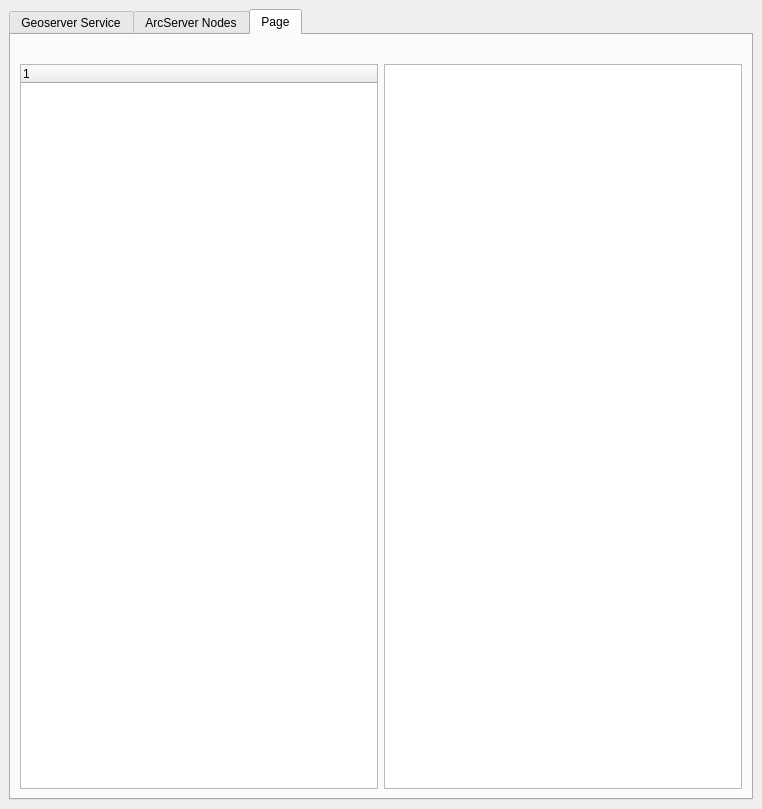
<?xml version="1.0" encoding="UTF-8"?>
<ui version="4.0">
 <class>grDataDockWidgetBase</class>
 <widget class="QDockWidget" name="grDataDockWidgetBase">
  <property name="geometry">
   <rect>
    <x>0</x>
    <y>0</y>
    <width>762</width>
    <height>809</height>
   </rect>
  </property>
  <property name="sizePolicy">
   <sizepolicy hsizetype="Preferred" vsizetype="Expanding">
    <horstretch>0</horstretch>
    <verstretch>100</verstretch>
   </sizepolicy>
  </property>
  <property name="windowTitle">
   <string>Greek Data</string>
  </property>
  <widget class="QWidget" name="dockWidgetContents">
   <layout class="QGridLayout" name="gridLayout">
    <property name="verticalSpacing">
     <number>6</number>
    </property>
    <item row="0" column="0">
     <widget class="QTabWidget" name="tabWidget">
      <property name="tabPosition">
       <enum>QTabWidget::North</enum>
      </property>
      <property name="tabShape">
       <enum>QTabWidget::Rounded</enum>
      </property>
      <property name="currentIndex">
       <number>2</number>
      </property>
      <property name="documentMode">
       <bool>false</bool>
      </property>
      <widget class="QWidget" name="custom_geoserver_tab">
       <property name="enabled">
        <bool>true</bool>
       </property>
       <attribute name="title">
        <string>Geoserver Service</string>
       </attribute>
       <layout class="QGridLayout" name="gridLayout_31">
        <item row="0" column="0">
         <layout class="QGridLayout" name="gridLayout_21">
          <item row="1" column="1" colspan="9">
           <widget class="Line" name="line_3">
            <property name="enabled">
             <bool>true</bool>
            </property>
            <property name="sizePolicy">
             <sizepolicy hsizetype="Expanding" vsizetype="Fixed">
              <horstretch>0</horstretch>
              <verstretch>0</verstretch>
             </sizepolicy>
            </property>
            <property name="orientation">
             <enum>Qt::Horizontal</enum>
            </property>
           </widget>
          </item>
          <item row="2" column="1" colspan="9">
           <widget class="QWidget" name="widget_9" native="true">
            <layout class="QGridLayout" name="gridLayout_22">
             <property name="leftMargin">
              <number>0</number>
             </property>
             <property name="topMargin">
              <number>0</number>
             </property>
             <property name="rightMargin">
              <number>0</number>
             </property>
             <property name="bottomMargin">
              <number>0</number>
             </property>
             <item row="0" column="0">
              <widget class="QSplitter" name="splitter_4">
               <property name="orientation">
                <enum>Qt::Horizontal</enum>
               </property>
               <widget class="QWidget" name="widget_10" native="true">
                <layout class="QGridLayout" name="gridLayout_23">
                 <item row="0" column="0">
                  <layout class="QGridLayout" name="gridLayout_24">
                   <property name="leftMargin">
                    <number>9</number>
                   </property>
                   <property name="topMargin">
                    <number>9</number>
                   </property>
                   <property name="rightMargin">
                    <number>9</number>
                   </property>
                   <property name="bottomMargin">
                    <number>9</number>
                   </property>
                   <item row="0" column="0">
                    <widget class="QLabel" name="label_6">
                     <property name="font">
                      <font>
                       <weight>75</weight>
                       <bold>true</bold>
                      </font>
                     </property>
                     <property name="text">
                      <string>Filter : </string>
                     </property>
                    </widget>
                   </item>
                   <item row="0" column="1">
                    <widget class="QLineEdit" name="custom_geoserver_search_line">
                     <property name="text">
                      <string/>
                     </property>
                     <property name="frame">
                      <bool>true</bool>
                     </property>
                     <property name="dragEnabled">
                      <bool>false</bool>
                     </property>
                     <property name="clearButtonEnabled">
                      <bool>false</bool>
                     </property>
                    </widget>
                   </item>
                   <item row="1" column="0" colspan="2">
                    <widget class="QListWidget" name="custom_geoserver_list">
                     <property name="sizePolicy">
                      <sizepolicy hsizetype="Expanding" vsizetype="Expanding">
                       <horstretch>0</horstretch>
                       <verstretch>16</verstretch>
                      </sizepolicy>
                     </property>
                     <property name="toolTip">
                      <string/>
                     </property>
                     <property name="alternatingRowColors">
                      <bool>true</bool>
                     </property>
                     <property name="modelColumn">
                      <number>0</number>
                     </property>
                     <property name="sortingEnabled">
                      <bool>true</bool>
                     </property>
                    </widget>
                   </item>
                  </layout>
                 </item>
                </layout>
               </widget>
               <widget class="QWidget" name="widget_11" native="true">
                <layout class="QGridLayout" name="gridLayout_25">
                 <item row="0" column="0">
                  <widget class="QSplitter" name="splitter_5">
                   <property name="orientation">
                    <enum>Qt::Vertical</enum>
                   </property>
                   <widget class="QWidget" name="widget_12" native="true">
                    <layout class="QGridLayout" name="gridLayout_26">
                     <item row="0" column="0">
                      <layout class="QGridLayout" name="gridLayout_27">
                       <item row="0" column="0">
                        <widget class="QCheckBox" name="custom_geoserver_details_checkbox">
                         <property name="font">
                          <font>
                           <pointsize>9</pointsize>
                           <weight>75</weight>
                           <bold>true</bold>
                          </font>
                         </property>
                         <property name="text">
                          <string>Layer Details</string>
                         </property>
                         <property name="checked">
                          <bool>true</bool>
                         </property>
                        </widget>
                       </item>
                       <item row="0" column="1">
                        <widget class="QLabel" name="custom_geoserver_loading_label">
                         <property name="enabled">
                          <bool>true</bool>
                         </property>
                         <property name="font">
                          <font>
                           <weight>50</weight>
                           <bold>false</bold>
                           <underline>false</underline>
                           <strikeout>false</strikeout>
                          </font>
                         </property>
                         <property name="styleSheet">
                          <string notr="true">color: rgb(105, 198, 255);</string>
                         </property>
                         <property name="text">
                          <string>Loading . . .</string>
                         </property>
                         <property name="alignment">
                          <set>Qt::AlignRight|Qt::AlignTrailing|Qt::AlignVCenter</set>
                         </property>
                        </widget>
                       </item>
                       <item row="2" column="0" colspan="2">
                        <widget class="QTreeWidget" name="custom_geoserver_details_tree">
                         <property name="enabled">
                          <bool>true</bool>
                         </property>
                         <property name="font">
                          <font>
                           <weight>75</weight>
                           <bold>true</bold>
                          </font>
                         </property>
                         <property name="alternatingRowColors">
                          <bool>true</bool>
                         </property>
                         <property name="animated">
                          <bool>false</bool>
                         </property>
                         <property name="columnCount">
                          <number>1</number>
                         </property>
                         <attribute name="headerVisible">
                          <bool>false</bool>
                         </attribute>
                         <attribute name="headerCascadingSectionResizes">
                          <bool>false</bool>
                         </attribute>
                         <attribute name="headerHighlightSections">
                          <bool>false</bool>
                         </attribute>
                         <column>
                          <property name="text">
                           <string notr="true">1</string>
                          </property>
                         </column>
                        </widget>
                       </item>
                       <item row="1" column="0" colspan="2">
                        <widget class="QLabel" name="custom_geoserver_layer_description_label">
                         <property name="sizePolicy">
                          <sizepolicy hsizetype="Expanding" vsizetype="Preferred">
                           <horstretch>0</horstretch>
                           <verstretch>0</verstretch>
                          </sizepolicy>
                         </property>
                         <property name="text">
                          <string/>
                         </property>
                         <property name="wordWrap">
                          <bool>true</bool>
                         </property>
                        </widget>
                       </item>
                      </layout>
                     </item>
                    </layout>
                   </widget>
                   <widget class="QWidget" name="widget_13" native="true">
                    <layout class="QGridLayout" name="gridLayout_28">
                     <item row="0" column="0">
                      <layout class="QGridLayout" name="gridLayout_29">
                       <property name="leftMargin">
                        <number>9</number>
                       </property>
                       <property name="topMargin">
                        <number>9</number>
                       </property>
                       <property name="rightMargin">
                        <number>9</number>
                       </property>
                       <property name="bottomMargin">
                        <number>9</number>
                       </property>
                       <item row="2" column="0">
                        <widget class="QPushButton" name="custom_geoserver_add_button">
                         <property name="enabled">
                          <bool>false</bool>
                         </property>
                         <property name="text">
                          <string>Add to Map</string>
                         </property>
                        </widget>
                       </item>
                       <item row="1" column="0">
                        <widget class="QLabel" name="custom_geoserver_image_preview">
                         <property name="frameShape">
                          <enum>QFrame::Panel</enum>
                         </property>
                         <property name="text">
                          <string/>
                         </property>
                        </widget>
                       </item>
                       <item row="0" column="0">
                        <widget class="QCheckBox" name="custom_geoserver_preview_checkbox">
                         <property name="font">
                          <font>
                           <pointsize>9</pointsize>
                           <weight>50</weight>
                           <bold>false</bold>
                          </font>
                         </property>
                         <property name="text">
                          <string>Preview</string>
                         </property>
                         <property name="checked">
                          <bool>true</bool>
                         </property>
                        </widget>
                       </item>
                      </layout>
                     </item>
                    </layout>
                   </widget>
                  </widget>
                 </item>
                </layout>
               </widget>
              </widget>
             </item>
            </layout>
           </widget>
          </item>
          <item row="0" column="9">
           <widget class="QLabel" name="custom_geoserver_status_label">
            <property name="enabled">
             <bool>false</bool>
            </property>
            <property name="font">
             <font>
              <pointsize>9</pointsize>
              <weight>50</weight>
              <bold>false</bold>
             </font>
            </property>
            <property name="styleSheet">
             <string notr="true">color: rgb(105, 198, 255);</string>
            </property>
            <property name="text">
             <string>Loading . . .</string>
            </property>
           </widget>
          </item>
          <item row="0" column="1">
           <widget class="QLabel" name="label">
            <property name="maximumSize">
             <size>
              <width>30</width>
              <height>30</height>
             </size>
            </property>
            <property name="text">
             <string/>
            </property>
            <property name="pixmap">
             <pixmap>:/plugins/grData/assets/img/icon.png</pixmap>
            </property>
            <property name="scaledContents">
             <bool>true</bool>
            </property>
           </widget>
          </item>
          <item row="0" column="8">
           <widget class="QLabel" name="custom_geoserver_status_icon_con">
            <property name="sizePolicy">
             <sizepolicy hsizetype="Fixed" vsizetype="Fixed">
              <horstretch>0</horstretch>
              <verstretch>0</verstretch>
             </sizepolicy>
            </property>
            <property name="font">
             <font>
              <pointsize>6</pointsize>
              <weight>50</weight>
              <bold>false</bold>
             </font>
            </property>
            <property name="text">
             <string/>
            </property>
            <property name="pixmap">
             <pixmap>:/plugins/grData/assets/img/green.png</pixmap>
            </property>
            <property name="scaledContents">
             <bool>true</bool>
            </property>
           </widget>
          </item>
          <item row="0" column="2" colspan="2">
           <widget class="QLabel" name="custom_geoserver_header_label">
            <property name="sizePolicy">
             <sizepolicy hsizetype="Fixed" vsizetype="Fixed">
              <horstretch>0</horstretch>
              <verstretch>0</verstretch>
             </sizepolicy>
            </property>
            <property name="font">
             <font>
              <pointsize>11</pointsize>
              <weight>75</weight>
              <bold>true</bold>
             </font>
            </property>
            <property name="frameShape">
             <enum>QFrame::NoFrame</enum>
            </property>
            <property name="text">
             <string/>
            </property>
            <property name="pixmap">
             <pixmap>:/plugins/grData/assets/img/geodata-biglogo.png</pixmap>
            </property>
            <property name="scaledContents">
             <bool>true</bool>
            </property>
           </widget>
          </item>
          <item row="0" column="4" colspan="4">
           <widget class="QComboBox" name="custom_geoserver_services_list"/>
          </item>
         </layout>
        </item>
       </layout>
      </widget>
      <widget class="QWidget" name="ArcServer_tab">
       <attribute name="title">
        <string>ArcServer Nodes</string>
       </attribute>
       <layout class="QGridLayout" name="gridLayout_4">
        <item row="0" column="0">
         <layout class="QGridLayout" name="gridLayout_3">
          <item row="3" column="1" colspan="8">
           <widget class="QWidget" name="widget" native="true">
            <layout class="QGridLayout" name="gridLayout_11">
             <item row="0" column="0">
              <widget class="QSplitter" name="splitter">
               <property name="orientation">
                <enum>Qt::Horizontal</enum>
               </property>
               <widget class="QWidget" name="widget_2" native="true">
                <layout class="QGridLayout" name="gridLayout_6">
                 <item row="0" column="0">
                  <layout class="QGridLayout" name="gridLayout_5">
                   <property name="leftMargin">
                    <number>9</number>
                   </property>
                   <property name="topMargin">
                    <number>9</number>
                   </property>
                   <property name="rightMargin">
                    <number>9</number>
                   </property>
                   <property name="bottomMargin">
                    <number>9</number>
                   </property>
                   <item row="0" column="0">
                    <widget class="QLabel" name="label_5">
                     <property name="font">
                      <font>
                       <weight>75</weight>
                       <bold>true</bold>
                      </font>
                     </property>
                     <property name="text">
                      <string>Filter : </string>
                     </property>
                    </widget>
                   </item>
                   <item row="0" column="1">
                    <widget class="QLineEdit" name="ArcServer_search_line">
                     <property name="text">
                      <string/>
                     </property>
                     <property name="frame">
                      <bool>true</bool>
                     </property>
                     <property name="dragEnabled">
                      <bool>false</bool>
                     </property>
                     <property name="clearButtonEnabled">
                      <bool>false</bool>
                     </property>
                    </widget>
                   </item>
                   <item row="1" column="0" colspan="2">
                    <widget class="QTreeWidget" name="ArcServer_list_tree">
                     <property name="enabled">
                      <bool>false</bool>
                     </property>
                     <property name="font">
                      <font>
                       <weight>75</weight>
                       <bold>true</bold>
                      </font>
                     </property>
                     <property name="alternatingRowColors">
                      <bool>true</bool>
                     </property>
                     <property name="animated">
                      <bool>false</bool>
                     </property>
                     <property name="columnCount">
                      <number>1</number>
                     </property>
                     <attribute name="headerVisible">
                      <bool>false</bool>
                     </attribute>
                     <attribute name="headerCascadingSectionResizes">
                      <bool>false</bool>
                     </attribute>
                     <attribute name="headerHighlightSections">
                      <bool>false</bool>
                     </attribute>
                     <column>
                      <property name="text">
                       <string notr="true">1</string>
                      </property>
                     </column>
                    </widget>
                   </item>
                  </layout>
                 </item>
                </layout>
               </widget>
               <widget class="QWidget" name="widget_3" native="true">
                <layout class="QGridLayout" name="gridLayout_8">
                 <item row="0" column="0">
                  <layout class="QGridLayout" name="gridLayout_7">
                   <property name="leftMargin">
                    <number>9</number>
                   </property>
                   <property name="topMargin">
                    <number>9</number>
                   </property>
                   <property name="rightMargin">
                    <number>9</number>
                   </property>
                   <property name="bottomMargin">
                    <number>9</number>
                   </property>
                   <item row="0" column="0">
                    <widget class="QTabWidget" name="tabWidget_2">
                     <property name="currentIndex">
                      <number>0</number>
                     </property>
                     <widget class="QWidget" name="tab_11">
                      <attribute name="title">
                       <string>Attributes</string>
                      </attribute>
                      <layout class="QGridLayout" name="gridLayout_9">
                       <item row="5" column="0">
                        <widget class="QTableWidget" name="ArcServer_attribute_table">
                         <property name="sizePolicy">
                          <sizepolicy hsizetype="Expanding" vsizetype="Expanding">
                           <horstretch>0</horstretch>
                           <verstretch>100</verstretch>
                          </sizepolicy>
                         </property>
                         <property name="frameShape">
                          <enum>QFrame::StyledPanel</enum>
                         </property>
                         <property name="frameShadow">
                          <enum>QFrame::Sunken</enum>
                         </property>
                         <property name="verticalScrollBarPolicy">
                          <enum>Qt::ScrollBarAsNeeded</enum>
                         </property>
                         <property name="horizontalScrollBarPolicy">
                          <enum>Qt::ScrollBarAsNeeded</enum>
                         </property>
                         <property name="editTriggers">
                          <set>QAbstractItemView::NoEditTriggers</set>
                         </property>
                         <property name="alternatingRowColors">
                          <bool>true</bool>
                         </property>
                         <property name="verticalScrollMode">
                          <enum>QAbstractItemView::ScrollPerPixel</enum>
                         </property>
                         <property name="horizontalScrollMode">
                          <enum>QAbstractItemView::ScrollPerPixel</enum>
                         </property>
                         <property name="sortingEnabled">
                          <bool>true</bool>
                         </property>
                         <attribute name="horizontalHeaderVisible">
                          <bool>false</bool>
                         </attribute>
                         <attribute name="horizontalHeaderCascadingSectionResizes">
                          <bool>true</bool>
                         </attribute>
                         <attribute name="horizontalHeaderStretchLastSection">
                          <bool>true</bool>
                         </attribute>
                         <attribute name="verticalHeaderVisible">
                          <bool>false</bool>
                         </attribute>
                         <attribute name="verticalHeaderStretchLastSection">
                          <bool>false</bool>
                         </attribute>
                        </widget>
                       </item>
                       <item row="1" column="0">
                        <widget class="QCheckBox" name="ArcServer_details_checkbox">
                         <property name="font">
                          <font>
                           <pointsize>9</pointsize>
                           <weight>75</weight>
                           <bold>true</bold>
                          </font>
                         </property>
                         <property name="text">
                          <string>Layer Details</string>
                         </property>
                         <property name="checked">
                          <bool>true</bool>
                         </property>
                        </widget>
                       </item>
                       <item row="3" column="0">
                        <widget class="QLabel" name="ArcServer_layer_name_1">
                         <property name="sizePolicy">
                          <sizepolicy hsizetype="Minimum" vsizetype="Fixed">
                           <horstretch>0</horstretch>
                           <verstretch>0</verstretch>
                          </sizepolicy>
                         </property>
                         <property name="font">
                          <font>
                           <pointsize>8</pointsize>
                           <weight>75</weight>
                           <bold>true</bold>
                          </font>
                         </property>
                         <property name="text">
                          <string/>
                         </property>
                        </widget>
                       </item>
                      </layout>
                     </widget>
                     <widget class="QWidget" name="tab_12">
                      <attribute name="title">
                       <string>All </string>
                      </attribute>
                      <layout class="QGridLayout" name="gridLayout_10">
                       <item row="0" column="0">
                        <widget class="QLabel" name="ArcServer_layer_name_2">
                         <property name="sizePolicy">
                          <sizepolicy hsizetype="Expanding" vsizetype="Expanding">
                           <horstretch>0</horstretch>
                           <verstretch>0</verstretch>
                          </sizepolicy>
                         </property>
                         <property name="font">
                          <font>
                           <pointsize>8</pointsize>
                           <weight>75</weight>
                           <bold>true</bold>
                          </font>
                         </property>
                         <property name="text">
                          <string/>
                         </property>
                        </widget>
                       </item>
                       <item row="1" column="0">
                        <widget class="QTreeWidget" name="ArcServer_details_tree">
                         <property name="sizePolicy">
                          <sizepolicy hsizetype="Expanding" vsizetype="Expanding">
                           <horstretch>0</horstretch>
                           <verstretch>16</verstretch>
                          </sizepolicy>
                         </property>
                         <property name="toolTip">
                          <string/>
                         </property>
                         <property name="alternatingRowColors">
                          <bool>true</bool>
                         </property>
                         <attribute name="headerVisible">
                          <bool>false</bool>
                         </attribute>
                         <column>
                          <property name="text">
                           <string notr="true">1</string>
                          </property>
                         </column>
                        </widget>
                       </item>
                      </layout>
                     </widget>
                    </widget>
                   </item>
                   <item row="1" column="0">
                    <widget class="QPushButton" name="ArcServer_add_button_2">
                     <property name="enabled">
                      <bool>false</bool>
                     </property>
                     <property name="text">
                      <string>Add to Map</string>
                     </property>
                    </widget>
                   </item>
                  </layout>
                 </item>
                </layout>
               </widget>
              </widget>
             </item>
            </layout>
           </widget>
          </item>
          <item row="0" column="1">
           <widget class="QLabel" name="label_3">
            <property name="sizePolicy">
             <sizepolicy hsizetype="Fixed" vsizetype="Fixed">
              <horstretch>0</horstretch>
              <verstretch>0</verstretch>
             </sizepolicy>
            </property>
            <property name="maximumSize">
             <size>
              <width>30</width>
              <height>30</height>
             </size>
            </property>
            <property name="text">
             <string/>
            </property>
            <property name="pixmap">
             <pixmap>:/plugins/grData/assets/img/icon.png</pixmap>
            </property>
            <property name="scaledContents">
             <bool>true</bool>
            </property>
           </widget>
          </item>
          <item row="0" column="2">
           <widget class="QLabel" name="ArcServer_header_label">
            <property name="sizePolicy">
             <sizepolicy hsizetype="Fixed" vsizetype="Fixed">
              <horstretch>0</horstretch>
              <verstretch>0</verstretch>
             </sizepolicy>
            </property>
            <property name="font">
             <font>
              <pointsize>11</pointsize>
              <weight>75</weight>
              <bold>true</bold>
             </font>
            </property>
            <property name="styleSheet">
             <string notr="true"/>
            </property>
            <property name="frameShape">
             <enum>QFrame::NoFrame</enum>
            </property>
            <property name="text">
             <string/>
            </property>
            <property name="pixmap">
             <pixmap>:/plugins/grData/assets/img/geodata-biglogo.png</pixmap>
            </property>
            <property name="scaledContents">
             <bool>true</bool>
            </property>
           </widget>
          </item>
          <item row="1" column="1" colspan="8">
           <widget class="Line" name="line_2">
            <property name="enabled">
             <bool>true</bool>
            </property>
            <property name="sizePolicy">
             <sizepolicy hsizetype="Expanding" vsizetype="Fixed">
              <horstretch>0</horstretch>
              <verstretch>0</verstretch>
             </sizepolicy>
            </property>
            <property name="orientation">
             <enum>Qt::Horizontal</enum>
            </property>
           </widget>
          </item>
          <item row="0" column="8">
           <widget class="QLabel" name="ArcServer_status_label">
            <property name="enabled">
             <bool>false</bool>
            </property>
            <property name="font">
             <font>
              <pointsize>9</pointsize>
              <weight>50</weight>
              <bold>false</bold>
             </font>
            </property>
            <property name="styleSheet">
             <string notr="true">color: rgb(105, 198, 255);</string>
            </property>
            <property name="text">
             <string>Loading . . .</string>
            </property>
           </widget>
          </item>
          <item row="0" column="7">
           <widget class="QLabel" name="ArcServer_status_icon_con">
            <property name="sizePolicy">
             <sizepolicy hsizetype="Fixed" vsizetype="Fixed">
              <horstretch>0</horstretch>
              <verstretch>0</verstretch>
             </sizepolicy>
            </property>
            <property name="font">
             <font>
              <pointsize>6</pointsize>
              <weight>50</weight>
              <bold>false</bold>
             </font>
            </property>
            <property name="text">
             <string/>
            </property>
            <property name="pixmap">
             <pixmap>:/plugins/grData/assets/img/green.png</pixmap>
            </property>
            <property name="scaledContents">
             <bool>true</bool>
            </property>
           </widget>
          </item>
          <item row="0" column="3" colspan="4">
           <widget class="QComboBox" name="ArcServer_services_list"/>
          </item>
         </layout>
        </item>
       </layout>
      </widget>
      <widget class="QWidget" name="services_tab">
       <attribute name="title">
        <string>Page</string>
       </attribute>
       <layout class="QGridLayout" name="gridLayout_2">
        <item row="1" column="1">
         <widget class="QTreeWidget" name="layer_details_widget">
          <property name="enabled">
           <bool>true</bool>
          </property>
          <property name="font">
           <font>
            <weight>75</weight>
            <bold>true</bold>
           </font>
          </property>
          <property name="alternatingRowColors">
           <bool>true</bool>
          </property>
          <property name="animated">
           <bool>false</bool>
          </property>
          <property name="columnCount">
           <number>1</number>
          </property>
          <attribute name="headerVisible">
           <bool>false</bool>
          </attribute>
          <attribute name="headerCascadingSectionResizes">
           <bool>false</bool>
          </attribute>
          <attribute name="headerHighlightSections">
           <bool>false</bool>
          </attribute>
          <column>
           <property name="text">
            <string notr="true">1</string>
           </property>
          </column>
         </widget>
        </item>
        <item row="1" column="0">
         <widget class="QTreeWidget" name="conn_list_widget">
          <property name="sizePolicy">
           <sizepolicy hsizetype="Expanding" vsizetype="Expanding">
            <horstretch>0</horstretch>
            <verstretch>0</verstretch>
           </sizepolicy>
          </property>
          <property name="alternatingRowColors">
           <bool>false</bool>
          </property>
          <property name="iconSize">
           <size>
            <width>24</width>
            <height>24</height>
           </size>
          </property>
          <column>
           <property name="text">
            <string notr="true">1</string>
           </property>
          </column>
         </widget>
        </item>
        <item row="0" column="0">
         <widget class="QLabel" name="label_4">
          <property name="sizePolicy">
           <sizepolicy hsizetype="Fixed" vsizetype="Fixed">
            <horstretch>0</horstretch>
            <verstretch>0</verstretch>
           </sizepolicy>
          </property>
          <property name="maximumSize">
           <size>
            <width>30</width>
            <height>30</height>
           </size>
          </property>
          <property name="text">
           <string/>
          </property>
          <property name="pixmap">
           <pixmap>:/plugins/grData/assets/img/icon.png</pixmap>
          </property>
          <property name="scaledContents">
           <bool>true</bool>
          </property>
         </widget>
        </item>
       </layout>
      </widget>
     </widget>
    </item>
   </layout>
  </widget>
 </widget>

 <connections/>
</ui>
